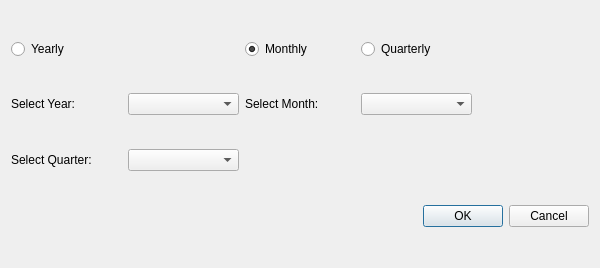
<?xml version="1.0" encoding="UTF-8"?>
<ui version="4.0">
 <class>Dialog</class>
 <widget class="QDialog" name="Dialog">
  <property name="geometry">
   <rect>
    <x>0</x>
    <y>0</y>
    <width>600</width>
    <height>268</height>
   </rect>
  </property>
  <property name="windowTitle">
   <string>Print Statement</string>
  </property>
  <layout class="QGridLayout" name="gridLayout">
   <item row="0" column="2">
    <widget class="QRadioButton" name="radioButton_2">
     <property name="text">
      <string>Monthly</string>
     </property>
     <property name="checked">
      <bool>true</bool>
     </property>
    </widget>
   </item>
   <item row="0" column="3" colspan="2">
    <widget class="QRadioButton" name="radioButton_3">
     <property name="text">
      <string>Quarterly</string>
     </property>
    </widget>
   </item>
   <item row="1" column="1">
    <widget class="QComboBox" name="comboBox"/>
   </item>
   <item row="1" column="3">
    <widget class="QComboBox" name="comboBox_2"/>
   </item>
   <item row="1" column="0">
    <widget class="QLabel" name="label">
     <property name="text">
      <string>Select Year:</string>
     </property>
    </widget>
   </item>
   <item row="1" column="2">
    <widget class="QLabel" name="label_2">
     <property name="text">
      <string>Select Month:</string>
     </property>
    </widget>
   </item>
   <item row="3" column="3" colspan="2">
    <widget class="QDialogButtonBox" name="buttonBox">
     <property name="orientation">
      <enum>Qt::Horizontal</enum>
     </property>
     <property name="standardButtons">
      <set>QDialogButtonBox::Cancel|QDialogButtonBox::Ok</set>
     </property>
    </widget>
   </item>
   <item row="0" column="0">
    <widget class="QRadioButton" name="radioButton">
     <property name="text">
      <string>Yearly</string>
     </property>
    </widget>
   </item>
   <item row="2" column="0">
    <widget class="QLabel" name="label_3">
     <property name="text">
      <string>Select Quarter:</string>
     </property>
    </widget>
   </item>
   <item row="2" column="1">
    <widget class="QComboBox" name="comboBox_3"/>
   </item>
  </layout>
 </widget>
 <resources/>
 <connections>
  <connection>
   <sender>buttonBox</sender>
   <signal>accepted()</signal>
   <receiver>Dialog</receiver>
   <slot>accept()</slot>
   <hints>
    <hint type="sourcelabel">
     <x>248</x>
     <y>254</y>
    </hint>
    <hint type="destinationlabel">
     <x>157</x>
     <y>274</y>
    </hint>
   </hints>
  </connection>
  <connection>
   <sender>buttonBox</sender>
   <signal>rejected()</signal>
   <receiver>Dialog</receiver>
   <slot>reject()</slot>
   <hints>
    <hint type="sourcelabel">
     <x>316</x>
     <y>260</y>
    </hint>
    <hint type="destinationlabel">
     <x>286</x>
     <y>274</y>
    </hint>
   </hints>
  </connection>
 </connections>
</ui>
